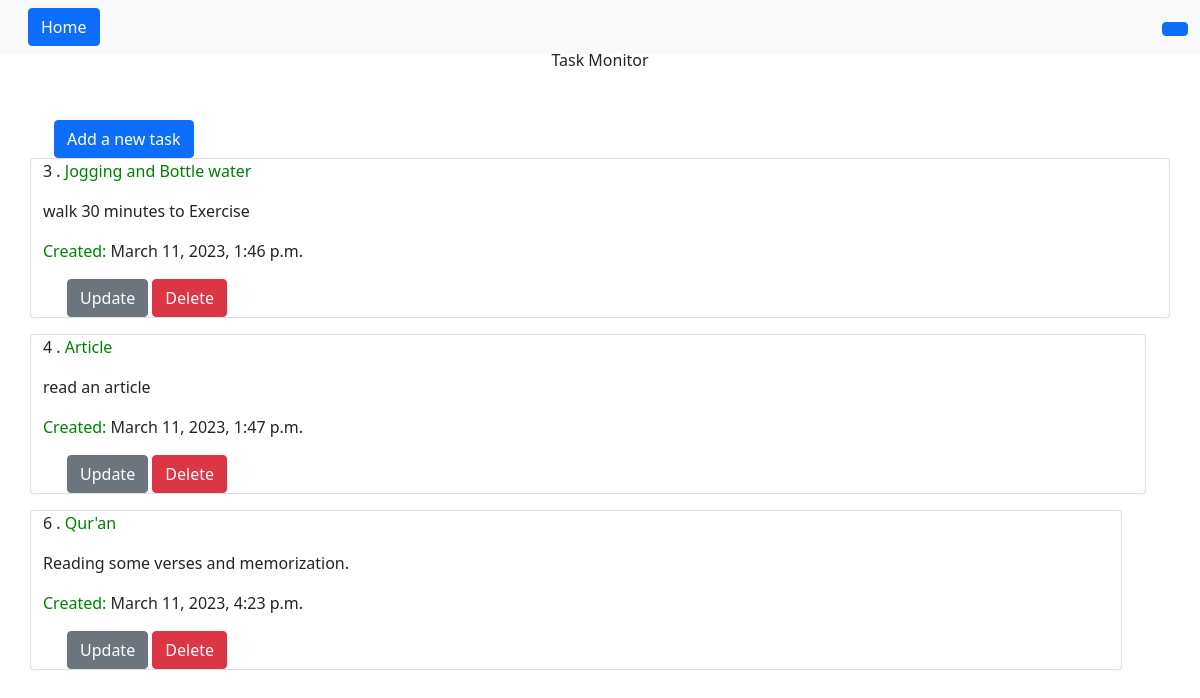
The page / on the database its author committed.
### task/models.py (models this page shows, shortened)
class Task(models.Model):
    title = models.CharField(max_length=50)
    task_content = models.TextField()
    date_created = models.DateTimeField(default=timezone.now)

### task/views.py (the view)
# urls.py: 2. Add a URL to urlpatterns:  path('', views.home, name='home')
def home(request):
    task_list = Task.objects.all()
    context = {'task_list' : task_list}
    return render(request, 'task/home.html', context)

### templates/task/home.html (shortened to what this page needs)
{% extends 'task/base.html' %}
{% block content %}
<div class="container d-flex d-flex-column justify-content-center mb-5 ">
{% block title %} Task Monitor {% endblock%}
</div>
<div class="container">
  <a class="btn btn-primary" href="{% url 'generate'%}"> Add a new task</a>
</div>
<div>
  {% for task in task_list %}
    <div class="row">
  <div class="container card mb-3" >
    <p >{{ task.id }} .<span style="color:green;"> {{ task.title }}</span></p>
    <p>{{task.task_content}}</p>
    <p> <span style="color:green;">Created:</span> {{task.date_created}}</p>
  <div class="container">
    <a class="btn btn-secondary" href="{% url 'update' task.id %}"> Update</a>
    <a class="btn btn-danger" href="{% url 'delete' task.id %}"> Delete</a>
    </div>
  </div>
  {% empty %}
  <h4>You have no lists!</h4>
  {% endfor %}
</div>
</div>
{% endblock %}

### templates/task/base.html (shortened to what this page needs)
<!doctype html>
<html lang="en">
   <head>
     <link href="https://cdn.jsdelivr.net/npm/bootstrap@5.0.2/dist/css/bootstrap.min.css" rel="stylesheet">
   </head>
   <body>
     {% block body %}
     <header class = "header fixed-top">
       <nav class="navbar navbar-expand-lg navbar-light bg-light">
           <div class="container-fluid">
             <a href="{% url 'home' %}" class=" navbar-brand">
                <a class="btn btn-primary ml-auto"href="{% url 'home' %}">Home</a>
             </a>
           <div class="collapse navbar-collapse" id="navbarResponsive">
             <ul class="navbar-nav ms-auto">
               <li class="nav-item ">
                  <a class="btn btn-primary ml-auto"href=""></a>
                 </ul>
               </div>
            </div>
   </nav>
</header>
   <div class="container">
   {% block content %}{% endblock %}
   </div>
       {% endblock body %}
   </body>
</html>

### rows shown on the page
Task: id "3", title "Jogging and Bottle water", task_content "walk 30 minutes to Exercise", date_created "March 11, 2023, 1:46 p.m."
Task: id "4", title "Article", task_content "read an article", date_created "March 11, 2023, 1:47 p.m."
Task: id "6", title "Qur'an", task_content "Reading some verses and memorization.", date_created "March 11, 2023, 4:23 p.m."
